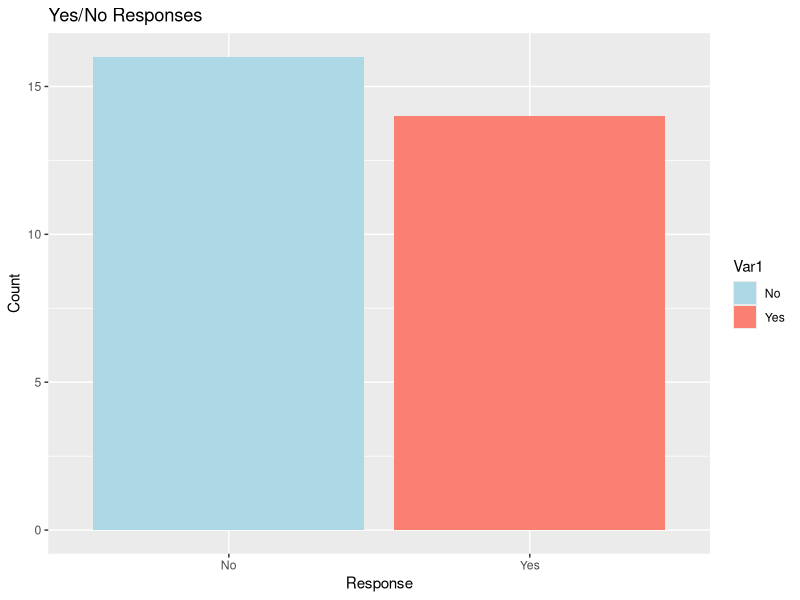
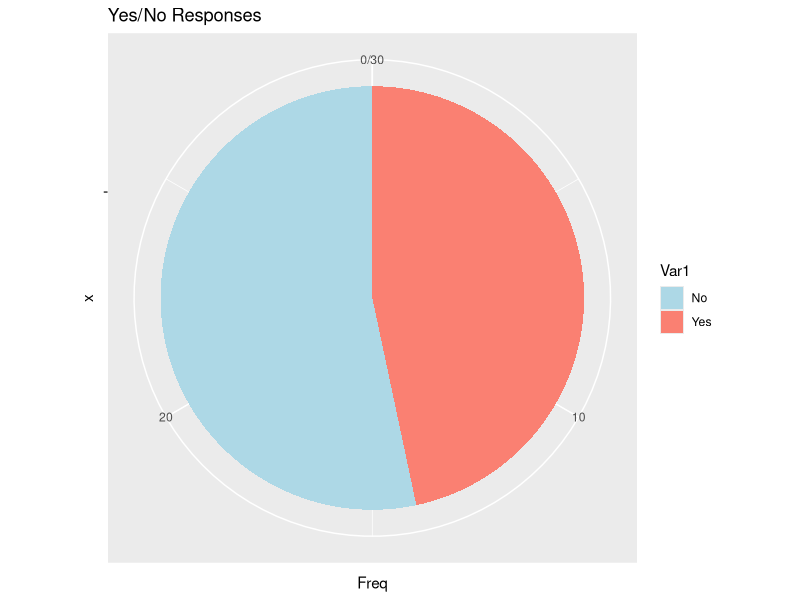

Recreate these plots in R, in order.
## ---- chunk 1
library(tidyverse)
library(knitr)
## ---- chunk 2
df <- read_csv('data/Background questionnaire (Answers) - Risposte del modulo 1.csv')
## ---- chunk 3
df
## ---- chunk 4
kable(df)
## ---- chunk 5
str(df)
## ---- chunk 6
df$`Do you have any programming (coding) experience?`
## ---- chunk 7
table(df$`Do you have any programming (coding) experience?`)
## ---- chunk 8
# Convert the responses to a data frame
response_df <- as.data.frame(table(df$`Do you have any programming (coding) experience?`))

# Bar plot
ggplot(response_df, aes(x=Var1, y=Freq, fill=Var1)) +
  geom_bar(stat="identity") +
  labs(title="Yes/No Responses", x="Response", y="Count") +
  scale_fill_manual(values=c("lightblue", "salmon"))
## ---- chunk 9
ggplot(response_df, aes(x="", y=Freq, fill=Var1)) +
  geom_bar(width=1, stat="identity") +
  coord_polar(theta="y") +
  labs(title="Yes/No Responses") +
  scale_fill_manual(values=c("lightblue", "salmon"))
## ---- chunk 10
df$`If so, please rate your programming knowledge`
## ---- chunk 11
table(df$`If so, please rate your programming knowledge`)
## ---- chunk 12
table(df$`If so, please rate your programming knowledge`, exclude=FALSE)
## ---- chunk 13
summary(df$`If so, please rate your programming knowledge`)
## ---- chunk 14
table(df$`Have you used R?`)
## ---- chunk 15
table(df$`If so, please rate your R expertise`, exclude=FALSE)
## ---- chunk 16
df %>% filter(`Do you have any programming (coding) experience?` == "No") %>%
  filter(`Have you used R?` == "Yes") %>%
  select(`Do you have any programming (coding) experience?`, 
              `Have you used R?`)
